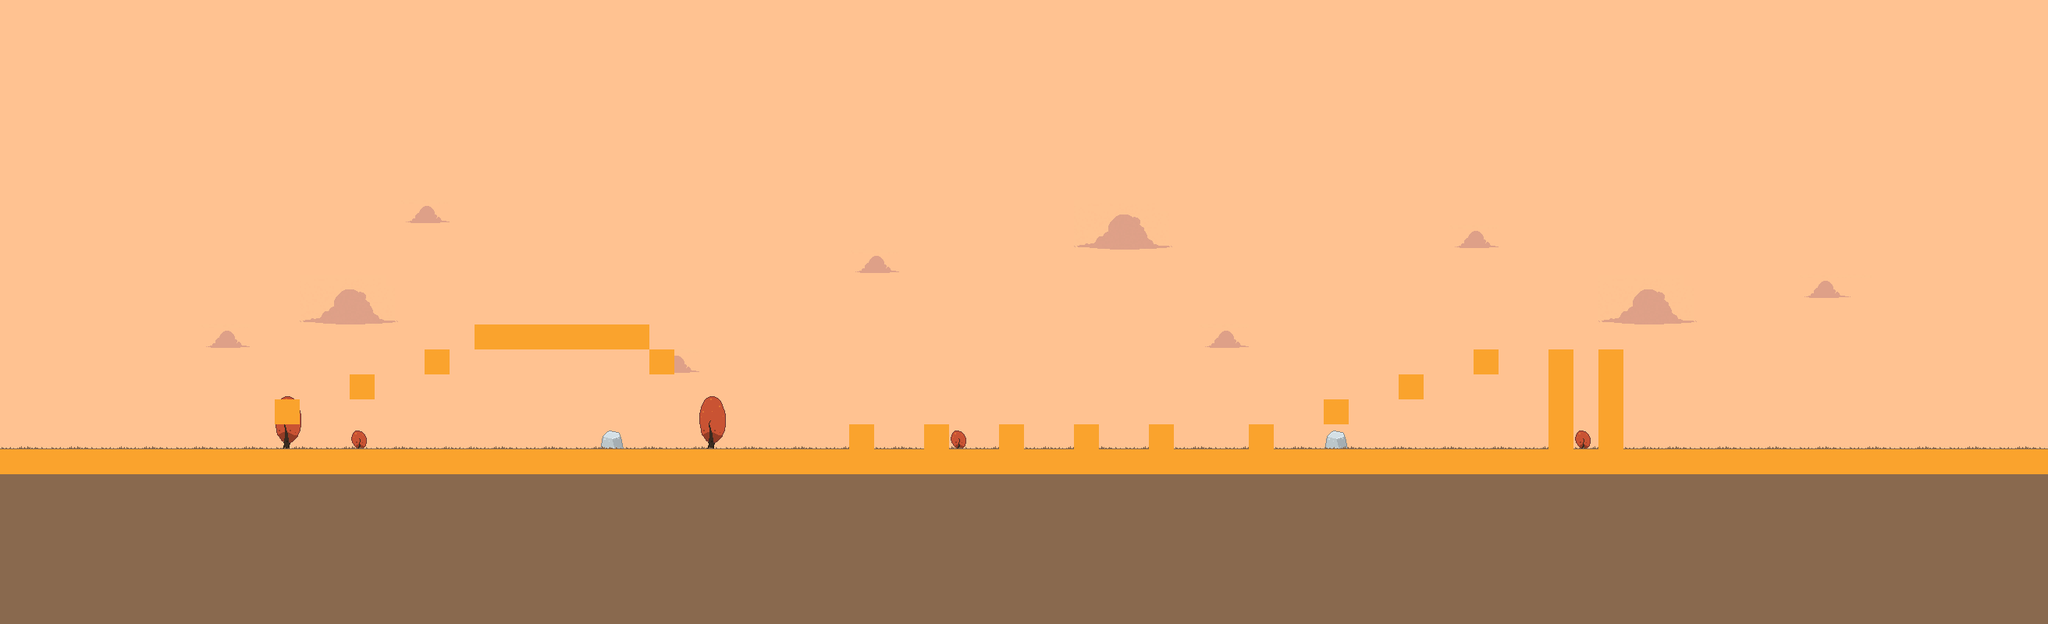

Below is a game level as drawn by its tile map, then a one-line description and the .tmx that defines it (tile-layer data replaced by summaries):
An orthogonal 82x25 tile map with 32x32 px tiles, 4 tile layers (SKY, BACKGROUND, GROUND, COLLISION), 1 hidden layer not drawn, 3 tilesets and 39 objects (PlayerStart, EndFlag).

<map version="1.0" orientation="orthogonal" width="82" height="25" tilewidth="32" tileheight="32">
 <tileset firstgid="1" name="tiles" tilewidth="32" tileheight="32">
  <image source="../assets/tileset.png" width="64" height="32" />
 </tileset>
 <tileset firstgid="3" name="tiles2" tilewidth="32" tileheight="32">
  <image source="../assets/tiles2.png" width="64" height="32" />
 </tileset>
 <tileset firstgid="5" name="SOMETILES" tilewidth="32" tileheight="32">
  <image source="../assets/SOMETILES.png" width="640" height="360" />
 </tileset>
 <layer name="SKY" width="82" height="25">
  <data>[2050 cells, 2050 non-empty, 12 distinct tile ids]</data>
 </layer>
 <layer name="BACKGROUND" width="82" height="25">
  <data>[2050 cells, 17 non-empty, 8 distinct tile ids]</data>
 </layer>
 <layer name="GROUND" width="82" height="25">
  <data>[2050 cells, 667 non-empty, 4 distinct tile ids]</data>
 </layer>
 <layer name="COLLISION" width="82" height="25">
  <data>[2050 cells, 110 non-empty, 1 distinct tile ids]</data>
 </layer>
 <layer name="FOREGROUND" width="82" height="25" visible="0">
  <data>[2050 cells, 0 non-empty, 0 distinct tile ids]</data>
 </layer>
 <objectgroup name="OBJECTS" width="82" height="25">
  <object name="PlayerStart" gid="137" x="256" y="576" />
  <object name="EndFlag" gid="183" x="2272" y="544" />
  <object gid="199" x="384" y="544" />
  <object gid="199" x="480" y="512" />
  <object gid="199" x="576" y="480" />
  <object gid="73" x="832" y="448" />
  <object gid="53" x="960" y="576" />
  <object gid="53" x="960" y="480" />
  <object gid="53" x="960" y="512" />
  <object gid="53" x="960" y="544" />
  <object gid="50" x="960" y="384" />
  <object gid="199" x="2144" y="576" />
  <object gid="201" x="2048" y="448" />
  <object gid="180" x="2016" y="480" />
  <object gid="180" x="2016" y="512" />
  <object gid="180" x="2016" y="544" />
  <object gid="180" x="2016" y="576" />
  <object gid="180" x="1952" y="480" />
  <object gid="180" x="1952" y="512" />
  <object gid="180" x="1952" y="544" />
  <object gid="180" x="1952" y="576" />
  <object gid="180" x="1856" y="480" />
  <object gid="180" x="1760" y="512" />
  <object gid="180" x="1664" y="544" />
  <object gid="180" x="1568" y="576" />
  <object gid="199" x="1440" y="576" />
  <object gid="199" x="1408" y="576" />
  <object gid="199" x="1344" y="576" />
  <object gid="199" x="1248" y="576" />
  <object gid="199" x="1152" y="576" />
  <object gid="161" x="1120" y="576" />
  <object gid="161" x="1216" y="576" />
  <object gid="161" x="1312" y="576" />
  <object gid="180" x="1056" y="576" />
  <object gid="161" x="672" y="416" />
  <object gid="161" x="704" y="416" />
  <object gid="180" x="512" y="480" />
  <object gid="180" x="416" y="512" />
  <object gid="180" x="320" y="544" />
 </objectgroup>
</map>
